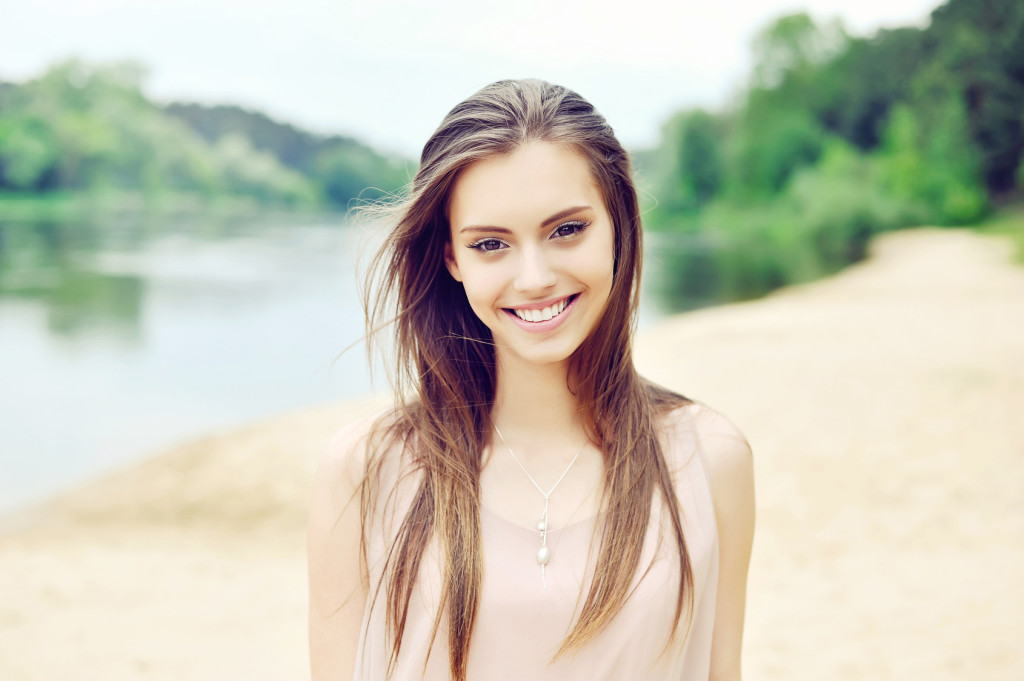
#> input picture d07/image/test.jpg, 1024 x 681 px
$ python OpenCVDetectionSmileImage.py
#> lines starting #> are read from the running program, lines starting #| are printed output that depends on the picture; after the words box and inside, x2 and y2 are one past the last pixel; in counts of white or black regions, pixels touching at a corner belong together
import cv2

# 人臉偵測器
face_cascade = cv2.CascadeClassifier('./xml/haarcascade_frontalface_alt.xml')

# 微笑偵測器
smile_cascade = cv2.CascadeClassifier('./xml/haarcascade_smile.xml')

img = cv2.imread("./image/test.jpg")
#> img is the input picture: shape (681, 1024, 3); mean B, G, R 183.8, 200.5, 200.9
gray = cv2.cvtColor(img, cv2.COLOR_BGR2GRAY)
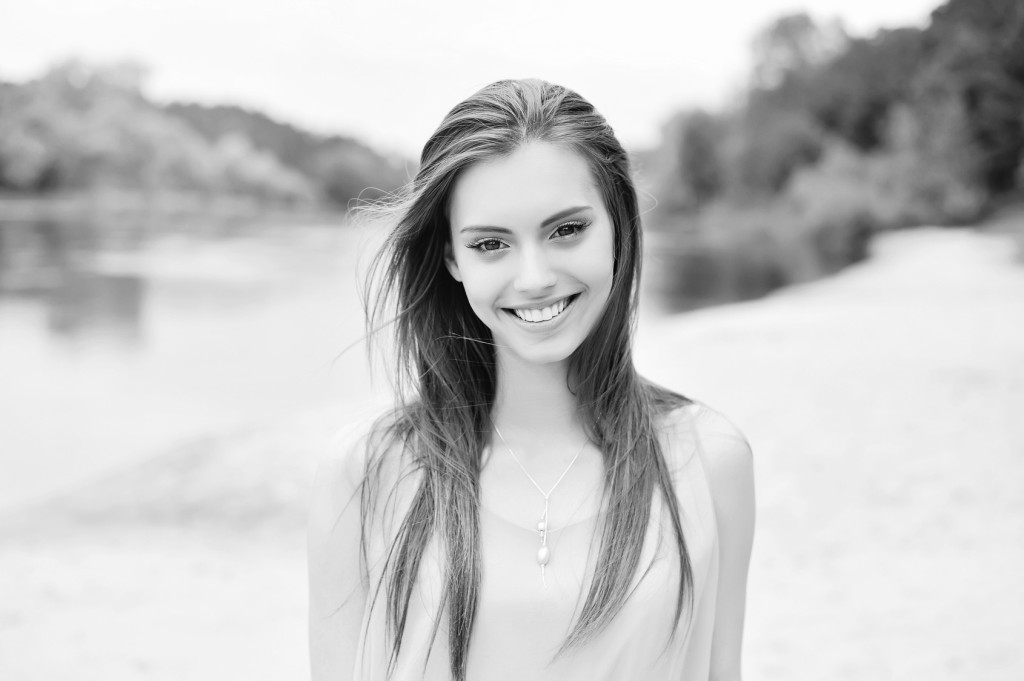
#> gray: shape (681, 1024); min 1, max 255, mean 198.7
isSmile = False

faces = face_cascade.detectMultiScale(
    gray,
    scaleFactor=1.1,
    minNeighbors=8,
    minSize=(30, 30),
    flags=cv2.CASCADE_SCALE_IMAGE
)
#> faces = [[427, 159, 205, 205]]

# 畫出每一個臉
for (x, y, w, h) in faces:
    cv2.rectangle(img, (x, y), (x+w, y+h), (0, 0, 255), 2)
    roi_gray = gray[y:y + h, x:x + w]
    roi_color = gray[y:y + h, x:x + w]

    # 微笑偵測辨識程序
    # -----------------------------------------------------------------------
    smile = smile_cascade.detectMultiScale(
        roi_gray,
        scaleFactor=1.1,
        minNeighbors=5,
        minSize=(5, 5),
        flags=cv2.CASCADE_SCALE_IMAGE
    )

    # 打上 Smile 標籤
    for (sx, sy, sw, sh) in smile:
        isSmile = True
        cv2.putText(img, 'Smile', (x + sx, y + sy - 7), 3, 1, (0, 255, 0), 2)
#> this loop made 1 pass
#> (x, y, w, h, smile) on pass 1: (427, 159, 205, 205, [[64, 129, 99, 49]])
#> pass 1, `roi_gray = gray[y:y + h, x:x + w]`:
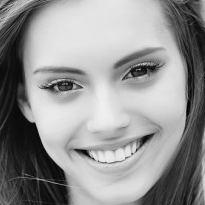
#> roi_gray: shape (205, 205); min 1, max 240, mean 146.3
#> after the loop:
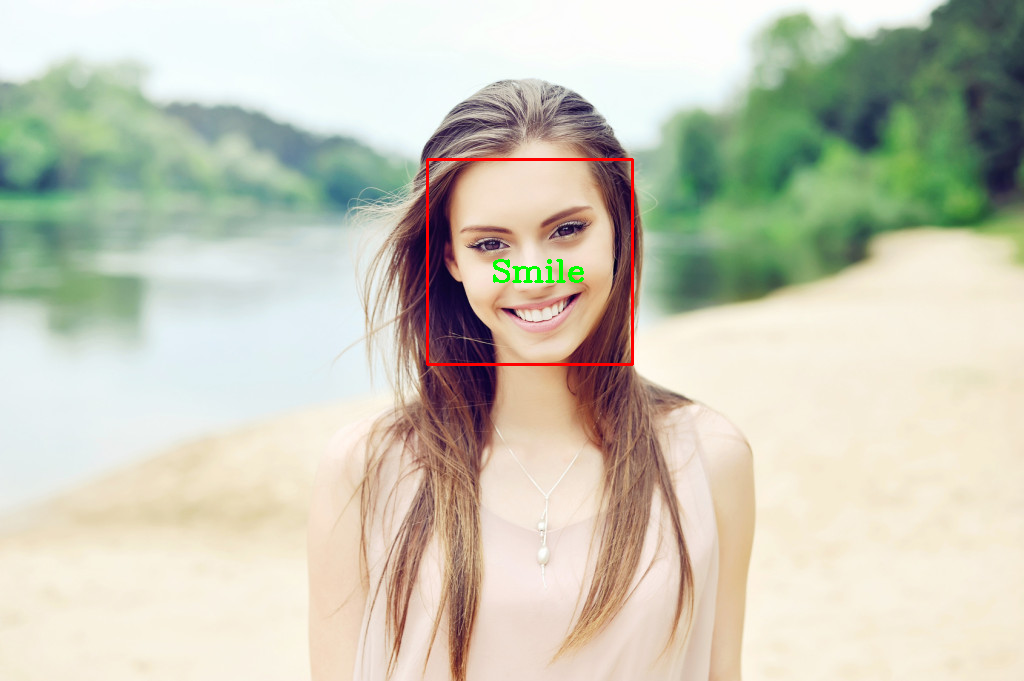
#> img: shape (681, 1024, 3); 0.48% of pixels changed, all inside (x1, y1, x2, y2) = (426, 158, 634, 366)
    # -----------------------------------------------------------------------

cv2.imshow('Face and Smile', img)

# 儲存檔案 (請自己建立 image_out 資料夾)
if isSmile:
    cv2.imwrite("./image_out/smile.jpg", img)

# 任意鍵離開(若設定為 0 就表示持續等待至使用者按下按鍵為止)
c = cv2.waitKey(0)
#> (key Esc is pressed here)
